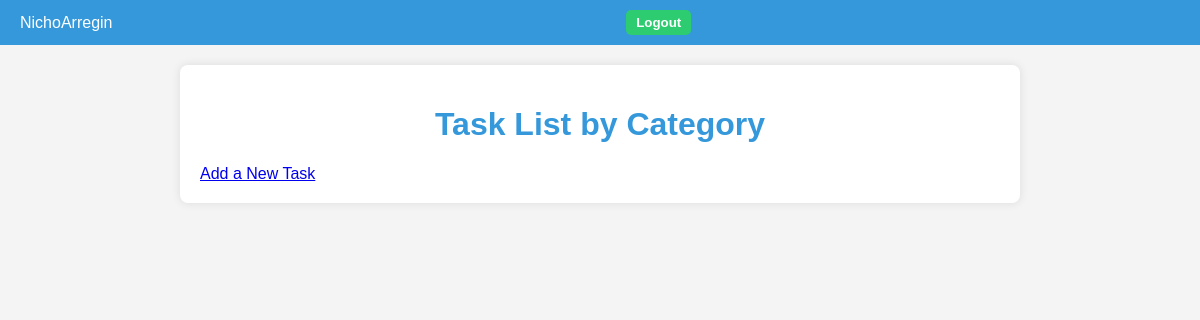
Page /tasks/ (signed in) on the earlier database version.
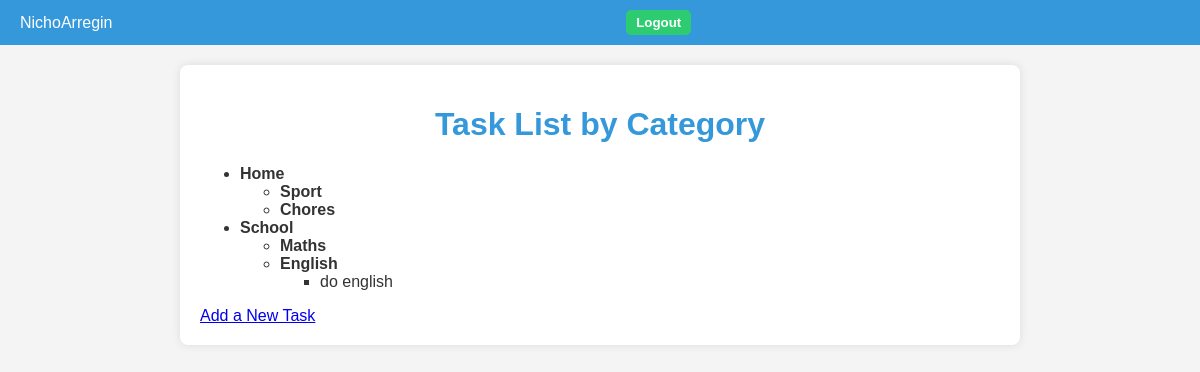
Same page on the later database version.
### tasks/models.py (models this page shows, shortened)
class Category(models.Model):
    name = models.CharField(max_length=100, help_text="Enter the category name.")
    parent = models.ForeignKey('self', on_delete=models.CASCADE, null=True, blank=True, related_name="subcategories")

class Task(models.Model):
    name = models.CharField(max_length=255, help_text="Enter the task name or description.")
    completed = models.BooleanField(default=False, help_text="Is the task completed?")
    created_at = models.DateTimeField(auto_now_add=True, help_text="The time when the task was created.")
    updated_at = models.DateTimeField(auto_now=True, help_text="The time when the task was last updated.")
    category = models.ForeignKey('Category', on_delete=models.SET_NULL, null=True, blank=True, related_name="tasks")

### tasks/views.py (the view)
# urls.py: path('', task_views.index, name='home'),
def index(request):
    categories = Category.objects.filter(parent=None).prefetch_related('subcategories', 'tasks')
    return render(request, "tasks/index.html", {"categories": categories})

### users/context_processors.py (called while the page is built)
def username(request):
    if request.user.is_authenticated:
        return {'username': request.user.username}
    return {'username': None}

### tasks/templates/tasks/index.html (shortened to what this page needs)
{% extends "tasks/layout.html" %}
{% block content %}
<h1>Task List by Category</h1>
<ul id="category-list">
    {% for category in categories %}
        <li>
            <strong>{{ category.name }}</strong>
            <ul>
                {% for subcategory in category.subcategories.all %}
                    <li>
                        <strong>{{ subcategory.name }}</strong>
                        <ul>
                            {% for task in subcategory.tasks.all %}
                                <li>{{ task.name }}</li>
                            {% endfor %}
                        </ul>
                    </li>
                {% endfor %}
            </ul>
        </li>
    {% endfor %}
</ul>
<a href="{% url 'tasks:add' %}">Add a New Task</a>
{% endblock %}

### tasks/templates/tasks/layout.html (shortened to what this page needs)
{% load static %}
<!DOCTYPE html>
<html lang="en">
<head>
    <link rel="stylesheet" href="{% static 'tasks/styles.css' %}">
</head>
<body>
    <header>
        <div class="user-info">
            {% if request.user.is_authenticated %}
                <span>{{ request.user.username }}</span>
                <form action="{% url 'users:logout' %}" method="post">
                    <button type="submit">Logout</button>
                </form>
            {% endif %}
        </div>
    </header>
    <main>
        {% block content %}{% endblock %}
    </main>
</body>
</html>

### tasks/static/tasks/styles.css (style rules this page uses)
body { font-family: Helvetica, sans-serif; background-color: #f4f4f4; color: #333; margin: 0; padding: 0; }
header { background-color: #3498db; padding: 10px 20px; color: white; }
header .user-info { display: flex; justify-content: flex-end; align-items: center; }
header .user-info span { margin-right: 15px; }
header .user-info a, header .user-info button { background-color: #2ecc71; border: none; padding: 5px 10px; color: white; border-radius: 5px; cursor: pointer; margin-left: 10px; }
main { max-width: 800px; margin: 20px auto; padding: 20px; background-color: white; box-shadow: 0 0 10px rgba(0, 0, 0, 0.1); border-radius: 8px; }
main h1 { font-size: 2rem; text-align: center; color: #3498db; }
form { display: flex; flex-direction: column; gap: 15px; max-width: 400px; margin: 0 auto; }
form button { padding: 10px; background-color: #3498db; border: none; color: white; font-weight: bold; cursor: pointer; border-radius: 5px; }

Differences in the rows shown:
added Category: name "Home", shown under "Task List by Category"
added Category: name "Sport", shown under "Home"
added Category: name "Chores", shown under "Home"
added Category: name "School", shown under "Task List by Category"
added Category: name "Maths", shown under "School"
added Category: name "English", shown under "School"
added Task: name "do english"
